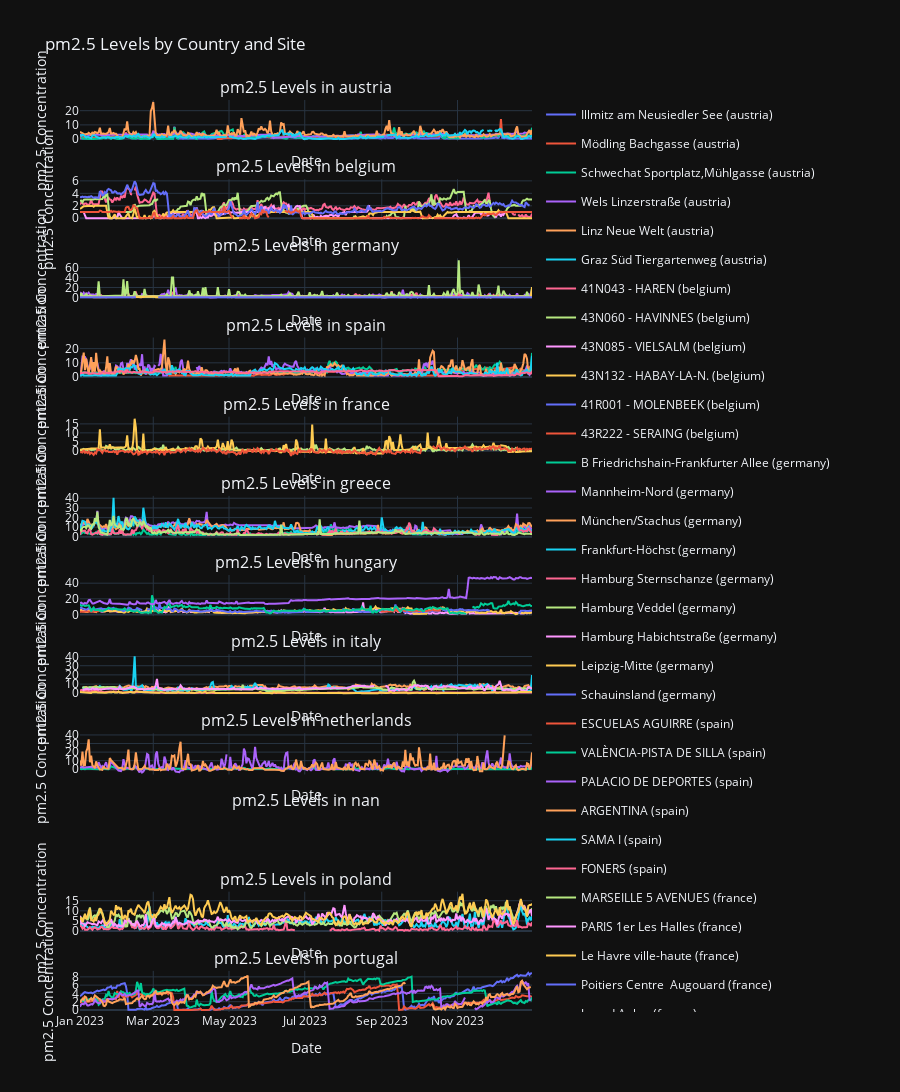

Source (notebook cell):
### Code cell
from plotly.subplots import make_subplots
import plotly.graph_objects as go

# Get unique countries
countries = df["country"].unique()

# Create subplots
fig = make_subplots(rows=len(countries), cols=1, shared_xaxes=True, 
                     subplot_titles=[f"pm2.5 Levels in {country}" for country in countries])

# Add a line plot for each site in each country
for i, country in enumerate(countries):
    country_data = df[df["country"] == country]
    sites = country_data["site"].unique()
    for site in sites:
        site_data = country_data[country_data["site"] == site]
        fig.add_trace(go.Scatter(x=site_data["date"], 
                                 y=site_data["so2"], 
                                 mode="lines", 
                                 name=f"{site} ({country})",
                                 legendgroup=f"{site}",  # Grouping by site
                                 line=dict(width=2)),   # Customize line width
                      row=i + 1, col=1)

# Update layout
fig.update_layout(height=300 * len(countries), 
                  title="pm2.5 Levels by Country and Site", 
                  template="plotly_dark", 
                  showlegend=True)
fig.update_xaxes(title_text="Date")
fig.update_yaxes(title_text="pm2.5 Concentration")

# Show figure
fig.show()

### Figure 1 — Plotly figure (JSON) as saved in the notebook; plotly's stock layout.template omitted (floating-point values rounded to 4 significant figures; data arrays with more than 128 entries replaced by an {"elided": "..."} marker saying what was removed)
{"data": [{"legendgroup": "Illmitz am Neusiedler See", "line": {"width": 2}, "mode": "lines", "name": "Illmitz am Neusiedler See (austria)", "type": "scatter", "x": {"elided": "365 str values"}, "xaxis": "x", "y": {"elided": "365 float values"}, "yaxis": "y"}, {"legendgroup": "Mödling Bachgasse", "line": {"width": 2}, "mode": "lines", "name": "Mödling Bachgasse (austria)", "type": "scatter", "x": {"elided": "362 str values"}, "xaxis": "x", "y": {"elided": "362 float values"}, "yaxis": "y"}, {"legendgroup": "Schwechat Sportplatz,Mühlgasse", "line": {"width": 2}, "mode": "lines", "name": "Schwechat Sportplatz,Mühlgasse (austria)", "type": "scatter", "x": {"elided": "365 str values"}, "xaxis": "x", "y": {"elided": "365 float values"}, "yaxis": "y"}, {"legendgroup": "Wels Linzerstraße", "line": {"width": 2}, "mode": "lines", "name": "Wels Linzerstraße (austria)", "type": "scatter", "x": {"elided": "365 str values"}, "xaxis": "x", "y": {"elided": "365 float values"}, "yaxis": "y"}, {"legendgroup": "Linz Neue Welt", "line": {"width": 2}, "mode": "lines", "name": "Linz Neue Welt (austria)", "type": "scatter", "x": {"elided": "365 str values"}, "xaxis": "x", "y": {"elided": "365 float values"}, "yaxis": "y"}, {"legendgroup": "Graz Süd Tiergartenweg", "line": {"width": 2}, "mode": "lines", "name": "Graz Süd Tiergartenweg (austria)", "type": "scatter", "x": {"elided": "364 str values"}, "xaxis": "x", "y": {"elided": "364 float values"}, "yaxis": "y"}, {"legendgroup": "41N043 - HAREN", "line": {"width": 2}, "mode": "lines", "name": "41N043 - HAREN (belgium)", "type": "scatter", "x": {"elided": "365 str values"}, "xaxis": "x2", "y": {"elided": "365 float values"}, "yaxis": "y2"}, {"legendgroup": "43N060 - HAVINNES", "line": {"width": 2}, "mode": "lines", "name": "43N060 - HAVINNES (belgium)", "type": "scatter", "x": {"elided": "365 str values"}, "xaxis": "x2", "y": {"elided": "365 float values"}, "yaxis": "y2"}, {"legendgroup": "43N085 - VIELSALM", "line": {"width": 2}, "mode": "lines", "name": "43N085 - VIELSALM (belgium)", "type": "scatter", "x": {"elided": "365 str values"}, "xaxis": "x2", "y": {"elided": "365 float values"}, "yaxis": "y2"}, {"legendgroup": "43N132 - HABAY-LA-N.", "line": {"width": 2}, "mode": "lines", "name": "43N132 - HABAY-LA-N. (belgium)", "type": "scatter", "x": {"elided": "365 str values"}, "xaxis": "x2", "y": {"elided": "365 float values"}, "yaxis": "y2"}, {"legendgroup": "41R001 - MOLENBEEK", "line": {"width": 2}, "mode": "lines", "name": "41R001 - MOLENBEEK (belgium)", "type": "scatter", "x": {"elided": "365 str values"}, "xaxis": "x2", "y": {"elided": "365 float values"}, "yaxis": "y2"}, {"legendgroup": "43R222 - SERAING", "line": {"width": 2}, "mode": "lines", "name": "43R222 - SERAING (belgium)", "type": "scatter", "x": {"elided": "365 str values"}, "xaxis": "x2", "y": {"elided": "365 float values"}, "yaxis": "y2"}, {"legendgroup": "B Friedrichshain-Frankfurter Allee", "line": {"width": 2}, "mode": "lines", "name": "B Friedrichshain-Frankfurter Allee (germany)", "type": "scatter", "x": {"elided": "360 str values"}, "xaxis": "x3", "y": {"elided": "360 null values"}, "yaxis": "y3"}, {"legendgroup": "Mannheim-Nord", "line": {"width": 2}, "mode": "lines", "name": "Mannheim-Nord (germany)", "type": "scatter", "x": {"elided": "362 str values"}, "xaxis": "x3", "y": {"elided": "362 float values"}, "yaxis": "y3"}, {"legendgroup": "München/Stachus", "line": {"width": 2}, "mode": "lines", "name": "München/Stachus (germany)", "type": "scatter", "x": {"elided": "361 str values"}, "xaxis": "x3", "y": {"elided": "361 null values"}, "yaxis": "y3"}, {"legendgroup": "Frankfurt-Höchst", "line": {"width": 2}, "mode": "lines", "name": "Frankfurt-Höchst (germany)", "type": "scatter", "x": {"elided": "363 str values"}, "xaxis": "x3", "y": {"elided": "363 float values"}, "yaxis": "y3"}, {"legendgroup": "Hamburg Sternschanze", "line": {"width": 2}, "mode": "lines", "name": "Hamburg Sternschanze (germany)", "type": "scatter", "x": {"elided": "358 str values"}, "xaxis": "x3", "y": {"elided": "358 float values"}, "yaxis": "y3"}, {"legendgroup": "Hamburg Veddel", "line": {"width": 2}, "mode": "lines", "name": "Hamburg Veddel (germany)", "type": "scatter", "x": {"elided": "362 str values"}, "xaxis": "x3", "y": {"elided": "362 float values"}, "yaxis": "y3"}, {"legendgroup": "Hamburg Habichtstraße", "line": {"width": 2}, "mode": "lines", "name": "Hamburg Habichtstraße (germany)", "type": "scatter", "x": {"elided": "362 str values"}, "xaxis": "x3", "y": {"elided": "362 null values"}, "yaxis": "y3"}, {"legendgroup": "Leipzig-Mitte", "line": {"width": 2}, "mode": "lines", "name": "Leipzig-Mitte (germany)", "type": "scatter", "x": {"elided": "359 str values"}, "xaxis": "x3", "y": {"elided": "359 float values"}, "yaxis": "y3"}, {"legendgroup": "Schauinsland", "line": {"width": 2}, "mode": "lines", "name": "Schauinsland (germany)", "type": "scatter", "x": {"elided": "345 str values"}, "xaxis": "x3", "y": {"elided": "345 float values"}, "yaxis": "y3"}, {"legendgroup": "ESCUELAS AGUIRRE", "line": {"width": 2}, "mode": "lines", "name": "ESCUELAS AGUIRRE (spain)", "type": "scatter", "x": {"elided": "365 str values"}, "xaxis": "x4", "y": {"elided": "365 float values"}, "yaxis": "y4"}, {"legendgroup": "VALÈNCIA-PISTA DE SILLA", "line": {"width": 2}, "mode": "lines", "name": "VALÈNCIA-PISTA DE SILLA (spain)", "type": "scatter", "x": {"elided": "365 str values"}, "xaxis": "x4", "y": {"elided": "365 float values"}, "yaxis": "y4"}, {"legendgroup": "PALACIO DE DEPORTES", "line": {"width": 2}, "mode": "lines", "name": "PALACIO DE DEPORTES (spain)", "type": "scatter", "x": {"elided": "363 str values"}, "xaxis": "x4", "y": {"elided": "363 float values"}, "yaxis": "y4"}, {"legendgroup": "ARGENTINA", "line": {"width": 2}, "mode": "lines", "name": "ARGENTINA (spain)", "type": "scatter", "x": {"elided": "362 str values"}, "xaxis": "x4", "y": {"elided": "362 float values"}, "yaxis": "y4"}, {"legendgroup": "SAMA I", "line": {"width": 2}, "mode": "lines", "name": "SAMA I (spain)", "type": "scatter", "x": {"elided": "347 str values"}, "xaxis": "x4", "y": {"elided": "347 float values"}, "yaxis": "y4"}, {"legendgroup": "FONERS", "line": {"width": 2}, "mode": "lines", "name": "FONERS (spain)", "type": "scatter", "x": {"elided": "353 str values"}, "xaxis": "x4", "y": {"elided": "353 float values"}, "yaxis": "y4"}, {"legendgroup": "MARSEILLE 5 AVENUES", "line": {"width": 2}, "mode": "lines", "name": "MARSEILLE 5 AVENUES (france)", "type": "scatter", "x": {"elided": "364 str values"}, "xaxis": "x5", "y": {"elided": "364 float values"}, "yaxis": "y5"}, {"legendgroup": "PARIS 1er Les Halles", "line": {"width": 2}, "mode": "lines", "name": "PARIS 1er Les Halles (france)", "type": "scatter", "x": {"elided": "365 str values"}, "xaxis": "x5", "y": {"elided": "365 null values"}, "yaxis": "y5"}, {"legendgroup": "Le Havre ville-haute", "line": {"width": 2}, "mode": "lines", "name": "Le Havre ville-haute (france)", "type": "scatter", "x": {"elided": "365 str values"}, "xaxis": "x5", "y": {"elided": "365 float values"}, "yaxis": "y5"}, {"legendgroup": "Poitiers Centre  Augouard", "line": {"width": 2}, "mode": "lines", "name": "Poitiers Centre  Augouard (france)", "type": "scatter", "x": {"elided": "365 str values"}, "xaxis": "x5", "y": {"elided": "365 null values"}, "yaxis": "y5"}, {"legendgroup": "Jean d Aulan", "line": {"width": 2}, "mode": "lines", "name": "Jean d Aulan (france)", "type": "scatter", "x": {"elided": "364 str values"}, "xaxis": "x5", "y": {"elided": "364 float values"}, "yaxis": "y5"}, {"legendgroup": "ARISTOTELOUS", "line": {"width": 2}, "mode": "lines", "name": "ARISTOTELOUS (greece)", "type": "scatter", "x": {"elided": "364 str values"}, "xaxis": "x6", "y": {"elided": "364 float values"}, "yaxis": "y6"}, {"legendgroup": "AGIA SOFIA", "line": {"width": 2}, "mode": "lines", "name": "AGIA SOFIA (greece)", "type": "scatter", "x": {"elided": "343 str values"}, "xaxis": "x6", "y": {"elided": "343 float values"}, "yaxis": "y6"}, {"legendgroup": "KORDELIO", "line": {"width": 2}, "mode": "lines", "name": "KORDELIO (greece)", "type": "scatter", "x": {"elided": "360 str values"}, "xaxis": "x6", "y": {"elided": "360 float values"}, "yaxis": "y6"}, {"legendgroup": "PIREAUS-1", "line": {"width": 2}, "mode": "lines", "name": "PIREAUS-1 (greece)", "type": "scatter", "x": {"elided": "365 str values"}, "xaxis": "x6", "y": {"elided": "365 float values"}, "yaxis": "y6"}, {"legendgroup": "Elefsina", "line": {"width": 2}, "mode": "lines", "name": "Elefsina (greece)", "type": "scatter", "x": {"elided": "365 str values"}, "xaxis": "x6", "y": {"elided": "365 float values"}, "yaxis": "y6"}, {"legendgroup": "SINDOS", "line": {"width": 2}, "mode": "lines", "name": "SINDOS (greece)", "type": "scatter", "x": {"elided": "365 str values"}, "xaxis": "x6", "y": {"elided": "365 float values"}, "yaxis": "y6"}, {"legendgroup": "Budapest Gilice", "line": {"width": 2}, "mode": "lines", "name": "Budapest Gilice (hungary)", "type": "scatter", "x": {"elided": "365 str values"}, "xaxis": "x7", "y": {"elided": "365 float values"}, "yaxis": "y7"}, {"legendgroup": "Miskolc Buza", "line": {"width": 2}, "mode": "lines", "name": "Miskolc Buza (hungary)", "type": "scatter", "x": {"elided": "365 str values"}, "xaxis": "x7", "y": {"elided": "365 float values"}, "yaxis": "y7"}, {"legendgroup": "Veszprem", "line": {"width": 2}, "mode": "lines", "name": "Veszprem (hungary)", "type": "scatter", "x": {"elided": "344 str values"}, "xaxis": "x7", "y": {"elided": "344 float values"}, "yaxis": "y7"}, {"legendgroup": "Esztergom", "line": {"width": 2}, "mode": "lines", "name": "Esztergom (hungary)", "type": "scatter", "x": {"elided": "365 str values"}, "xaxis": "x7", "y": {"elided": "365 float values"}, "yaxis": "y7"}, {"legendgroup": "Budapest Teleki", "line": {"width": 2}, "mode": "lines", "name": "Budapest Teleki (hungary)", "type": "scatter", "x": {"elided": "365 str values"}, "xaxis": "x7", "y": {"elided": "365 float values"}, "yaxis": "y7"}, {"legendgroup": "Szeged2", "line": {"width": 2}, "mode": "lines", "name": "Szeged2 (hungary)", "type": "scatter", "x": {"elided": "361 str values"}, "xaxis": "x7", "y": {"elided": "361 float values"}, "yaxis": "y7"}, {"legendgroup": "CHIARAVALLE2", "line": {"width": 2}, "mode": "lines", "name": "CHIARAVALLE2 (italy)", "type": "scatter", "x": {"elided": "342 str values"}, "xaxis": "x8", "y": {"elided": "342 float values"}, "yaxis": "y8"}, {"legendgroup": "FALCONARA SCUOLA", "line": {"width": 2}, "mode": "lines", "name": "FALCONARA SCUOLA (italy)", "type": "scatter", "x": {"elided": "341 str values"}, "xaxis": "x8", "y": {"elided": "341 float values"}, "yaxis": "y8"}, {"legendgroup": "BORMIO", "line": {"width": 2}, "mode": "lines", "name": "BORMIO (italy)", "type": "scatter", "x": {"elided": "365 str values"}, "xaxis": "x8", "y": {"elided": "365 float values"}, "yaxis": "y8"}, {"legendgroup": "Genga -Parco Gola della Rossa", "line": {"width": 2}, "mode": "lines", "name": "Genga -Parco Gola della Rossa (italy)", "type": "scatter", "x": {"elided": "340 str values"}, "xaxis": "x8", "y": {"elided": "340 float values"}, "yaxis": "y8"}, {"legendgroup": "Ancona Cittadella", "line": {"width": 2}, "mode": "lines", "name": "Ancona Cittadella (italy)", "type": "scatter", "x": {"elided": "340 str values"}, "xaxis": "x8", "y": {"elided": "340 float values"}, "yaxis": "y8"}, {"legendgroup": "BZ6 Via Amba Alagi", "line": {"width": 2}, "mode": "lines", "name": "BZ6 Via Amba Alagi (italy)", "type": "scatter", "x": {"elided": "365 str values"}, "xaxis": "x8", "y": {"elided": "365 float values"}, "yaxis": "y8"}, {"legendgroup": "Amsterdam-Van Diemenstraat", "line": {"width": 2}, "mode": "lines", "name": "Amsterdam-Van Diemenstraat (netherlands)", "type": "scatter", "x": {"elided": "356 str values"}, "xaxis": "x9", "y": {"elided": "356 null values"}, "yaxis": "y9"}, {"legendgroup": "Amsterdam-Vondelpark", "line": {"width": 2}, "mode": "lines", "name": "Amsterdam-Vondelpark (netherlands)", "type": "scatter", "x": {"elided": "357 str values"}, "xaxis": "x9", "y": {"elided": "357 null values"}, "yaxis": "y9"}, {"legendgroup": "De Zilk-Vogelaarsdreef", "line": {"width": 2}, "mode": "lines", "name": "De Zilk-Vogelaarsdreef (netherlands)", "type": "scatter", "x": {"elided": "360 str values"}, "xaxis": "x9", "y": {"elided": "360 float values"}, "yaxis": "y9"}, {"legendgroup": "Ijmuiden-Kanaaldijk", "line": {"width": 2}, "mode": "lines", "name": "Ijmuiden-Kanaaldijk (netherlands)", "type": "scatter", "x": {"elided": "358 str values"}, "xaxis": "x9", "y": {"elided": "358 float values"}, "yaxis": "y9"}, {"legendgroup": "Wijk aan Zee-Burgemeester Rothestraat", "line": {"width": 2}, "mode": "lines", "name": "Wijk aan Zee-Burgemeester Rothestraat (netherlands)", "type": "scatter", "x": {"elided": "358 str values"}, "xaxis": "x9", "y": {"elided": "358 float values"}, "yaxis": "y9"}, {"legendgroup": "Płock-Reja", "line": {"width": 2}, "mode": "lines", "name": "Płock-Reja (poland)", "type": "scatter", "x": {"elided": "365 str values"}, "xaxis": "x11", "y": {"elided": "365 float values"}, "yaxis": "y11"}, {"legendgroup": "Radom-Tochtermana", "line": {"width": 2}, "mode": "lines", "name": "Radom-Tochtermana (poland)", "type": "scatter", "x": {"elided": "365 str values"}, "xaxis": "x11", "y": {"elided": "365 float values"}, "yaxis": "y11"}, {"legendgroup": "WIOŚ Olsztyn ul. Puszkina", "line": {"width": 2}, "mode": "lines", "name": "WIOŚ Olsztyn ul. Puszkina (poland)", "type": "scatter", "x": {"elided": "362 str values"}, "xaxis": "x11", "y": {"elided": "362 float values"}, "yaxis": "y11"}, {"legendgroup": "Wrocław - Korzeniowskiego", "line": {"width": 2}, "mode": "lines", "name": "Wrocław - Korzeniowskiego (poland)", "type": "scatter", "x": {"elided": "365 str values"}, "xaxis": "x11", "y": {"elided": "365 float values"}, "yaxis": "y11"}, {"legendgroup": "Wschowa ul. Kazimierza Wielkiego", "line": {"width": 2}, "mode": "lines", "name": "Wschowa ul. Kazimierza Wielkiego (poland)", "type": "scatter", "x": {"elided": "365 str values"}, "xaxis": "x11", "y": {"elided": "365 float values"}, "yaxis": "y11"}, {"legendgroup": "Estarreja/ Teixugueira", "line": {"width": 2}, "mode": "lines", "name": "Estarreja/ Teixugueira (portugal)", "type": "scatter", "x": {"elided": "365 str values"}, "xaxis": "x12", "y": {"elided": "365 float values"}, "yaxis": "y12"}, {"legendgroup": "Ervedeira", "line": {"width": 2}, "mode": "lines", "name": "Ervedeira (portugal)", "type": "scatter", "x": {"elided": "363 str values"}, "xaxis": "x12", "y": {"elided": "363 float values"}, "yaxis": "y12"}, {"legendgroup": "Paio Pires", "line": {"width": 2}, "mode": "lines", "name": "Paio Pires (portugal)", "type": "scatter", "x": {"elided": "365 str values"}, "xaxis": "x12", "y": {"elided": "365 float values"}, "yaxis": "y12"}, {"legendgroup": "Olivais", "line": {"width": 2}, "mode": "lines", "name": "Olivais (portugal)", "type": "scatter", "x": {"elided": "365 str values"}, "xaxis": "x12", "y": {"elided": "365 float values"}, "yaxis": "y12"}, {"legendgroup": "Entrecampos", "line": {"width": 2}, "mode": "lines", "name": "Entrecampos (portugal)", "type": "scatter", "x": {"elided": "365 str values"}, "xaxis": "x12", "y": {"elided": "365 float values"}, "yaxis": "y12"}, {"legendgroup": "Laranjeiro", "line": {"width": 2}, "mode": "lines", "name": "Laranjeiro (portugal)", "type": "scatter", "x": {"elided": "365 str values"}, "xaxis": "x12", "y": {"elided": "365 null values"}, "yaxis": "y12"}], "layout": {"annotations": [{"font": {"size": 16}, "showarrow": false, "text": "pm2.5 Levels in austria", "x": 0.5, "xanchor": "center", "xref": "paper", "y": 1, "yanchor": "bottom", "yref": "paper"}, {"font": {"size": 16}, "showarrow": false, "text": "pm2.5 Levels in belgium", "x": 0.5, "xanchor": "center", "xref": "paper", "y": 0.9132, "yanchor": "bottom", "yref": "paper"}, {"font": {"size": 16}, "showarrow": false, "text": "pm2.5 Levels in germany", "x": 0.5, "xanchor": "center", "xref": "paper", "y": 0.8264, "yanchor": "bottom", "yref": "paper"}, {"font": {"size": 16}, "showarrow": false, "text": "pm2.5 Levels in spain", "x": 0.5, "xanchor": "center", "xref": "paper", "y": 0.7396, "yanchor": "bottom", "yref": "paper"}, {"font": {"size": 16}, "showarrow": false, "text": "pm2.5 Levels in france", "x": 0.5, "xanchor": "center", "xref": "paper", "y": 0.6528, "yanchor": "bottom", "yref": "paper"}, {"font": {"size": 16}, "showarrow": false, "text": "pm2.5 Levels in greece", "x": 0.5, "xanchor": "center", "xref": "paper", "y": 0.566, "yanchor": "bottom", "yref": "paper"}, {"font": {"size": 16}, "showarrow": false, "text": "pm2.5 Levels in hungary", "x": 0.5, "xanchor": "center", "xref": "paper", "y": 0.4792, "yanchor": "bottom", "yref": "paper"}, {"font": {"size": 16}, "showarrow": false, "text": "pm2.5 Levels in italy", "x": 0.5, "xanchor": "center", "xref": "paper", "y": 0.3924, "yanchor": "bottom", "yref": "paper"}, {"font": {"size": 16}, "showarrow": false, "text": "pm2.5 Levels in netherlands", "x": 0.5, "xanchor": "center", "xref": "paper", "y": 0.3056, "yanchor": "bottom", "yref": "paper"}, {"font": {"size": 16}, "showarrow": false, "text": "pm2.5 Levels in nan", "x": 0.5, "xanchor": "center", "xref": "paper", "y": 0.2188, "yanchor": "bottom", "yref": "paper"}, {"font": {"size": 16}, "showarrow": false, "text": "pm2.5 Levels in poland", "x": 0.5, "xanchor": "center", "xref": "paper", "y": 0.1319, "yanchor": "bottom", "yref": "paper"}, {"font": {"size": 16}, "showarrow": false, "text": "pm2.5 Levels in portugal", "x": 0.5, "xanchor": "center", "xref": "paper", "y": 0.04514, "yanchor": "bottom", "yref": "paper"}], "height": 3600, "showlegend": true, "title": {"text": "pm2.5 Levels by Country and Site"}, "xaxis": {"anchor": "y", "domain": [0, 1], "matches": "x12", "showticklabels": false, "title": {"text": "Date"}}, "xaxis10": {"anchor": "y10", "domain": [0, 1], "matches": "x12", "showticklabels": false, "title": {"text": "Date"}}, "xaxis11": {"anchor": "y11", "domain": [0, 1], "matches": "x12", "showticklabels": false, "title": {"text": "Date"}}, "xaxis12": {"anchor": "y12", "domain": [0, 1], "title": {"text": "Date"}}, "xaxis2": {"anchor": "y2", "domain": [0, 1], "matches": "x12", "showticklabels": false, "title": {"text": "Date"}}, "xaxis3": {"anchor": "y3", "domain": [0, 1], "matches": "x12", "showticklabels": false, "title": {"text": "Date"}}, "xaxis4": {"anchor": "y4", "domain": [0, 1], "matches": "x12", "showticklabels": false, "title": {"text": "Date"}}, "xaxis5": {"anchor": "y5", "domain": [0, 1], "matches": "x12", "showticklabels": false, "title": {"text": "Date"}}, "xaxis6": {"anchor": "y6", "domain": [0, 1], "matches": "x12", "showticklabels": false, "title": {"text": "Date"}}, "xaxis7": {"anchor": "y7", "domain": [0, 1], "matches": "x12", "showticklabels": false, "title": {"text": "Date"}}, "xaxis8": {"anchor": "y8", "domain": [0, 1], "matches": "x12", "showticklabels": false, "title": {"text": "Date"}}, "xaxis9": {"anchor": "y9", "domain": [0, 1], "matches": "x12", "showticklabels": false, "title": {"text": "Date"}}, "yaxis": {"anchor": "x", "domain": [0.9549, 1], "title": {"text": "pm2.5 Concentration"}}, "yaxis10": {"anchor": "x10", "domain": [0.1736, 0.2188], "title": {"text": "pm2.5 Concentration"}}, "yaxis11": {"anchor": "x11", "domain": [0.08681, 0.1319], "title": {"text": "pm2.5 Concentration"}}, "yaxis12": {"anchor": "x12", "domain": [0, 0.04514], "title": {"text": "pm2.5 Concentration"}}, "yaxis2": {"anchor": "x2", "domain": [0.8681, 0.9132], "title": {"text": "pm2.5 Concentration"}}, "yaxis3": {"anchor": "x3", "domain": [0.7812, 0.8264], "title": {"text": "pm2.5 Concentration"}}, "yaxis4": {"anchor": "x4", "domain": [0.6944, 0.7396], "title": {"text": "pm2.5 Concentration"}}, "yaxis5": {"anchor": "x5", "domain": [0.6076, 0.6528], "title": {"text": "pm2.5 Concentration"}}, "yaxis6": {"anchor": "x6", "domain": [0.5208, 0.566], "title": {"text": "pm2.5 Concentration"}}, "yaxis7": {"anchor": "x7", "domain": [0.434, 0.4792], "title": {"text": "pm2.5 Concentration"}}, "yaxis8": {"anchor": "x8", "domain": [0.3472, 0.3924], "title": {"text": "pm2.5 Concentration"}}, "yaxis9": {"anchor": "x9", "domain": [0.2604, 0.3056], "title": {"text": "pm2.5 Concentration"}}}}
